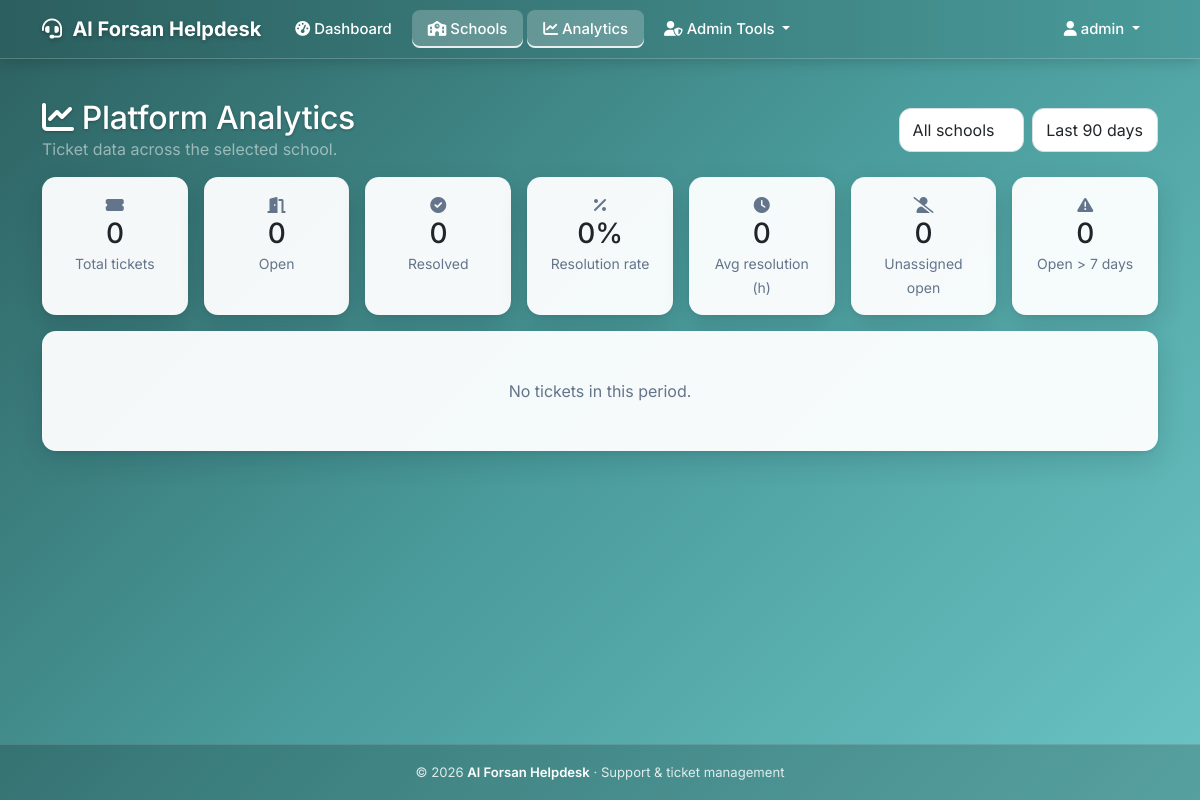
Page /platform/analytics?school_id=1 (signed in) on the earlier database version.
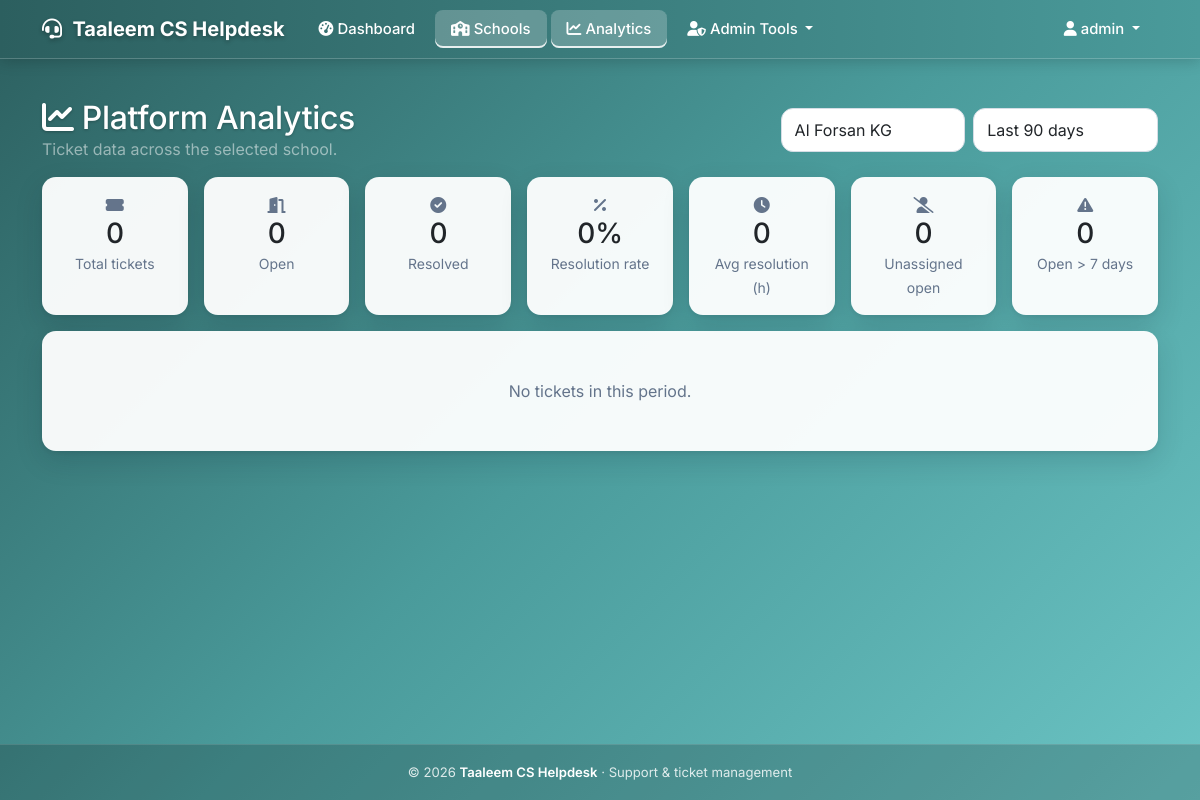
Same page on the later database version.
### models.py (models this page shows)
class SystemSettings(db.Model):
    __tablename__ = 'system_settings'
    id = db.Column(db.Integer, primary_key=True)
    system_name = db.Column(db.String(100), nullable=False, default='Al Qeyam Helpdesk')
    logo_filename = db.Column(db.String(200), nullable=True)
    updated_at = db.Column(db.DateTime, default=utc_now, onupdate=utc_now)

### tenant_views.py (the view, shortened to what this page needs)
@bp.route('/platform/analytics')
@super_admin_required
def analytics():
    from collections import Counter, defaultdict
    from datetime import timedelta
    days = request.args.get('days', 90, type=int)
    if days not in (7, 30, 90, 365, 0):
        days = 90
    school_filter = request.args.get('school_id', type=int)
    now = utc_now().replace(tzinfo=None)
    since = now - timedelta(days=days) if days else None
    schools_ = School.query.order_by(School.name).all()
    names = {s.id: s.name for s in schools_}
    with all_schools():
        q = db.session.query(Ticket.school_id, Ticket.category, Ticket.priority, Ticket.status,
                             Ticket.created_at, Ticket.updated_at, Ticket.assigned_to)
        if since:
            q = q.filter(Ticket.created_at >= since)
        if school_filter:
            q = q.filter(Ticket.school_id == school_filter)
        rows = q.all()
        agent_names = {uid: (full or uname) for uid, uname, full in
                       db.session.query(User.id, User.username, User.full_name)
                       .filter(User.role.in_(AGENT_ROLES))}
    closed_states = ('Resolved', 'Closed')
    by_status, by_category, by_priority = Counter(), Counter(), Counter()
    per_school = defaultdict(lambda: {'total': 0, 'open': 0, 'resolved': 0, 'hours': 0.0, 'timed': 0,
                                      'unassigned': 0, 'overdue': 0})
    trend = Counter()
    agents = defaultdict(lambda: {'assigned': 0, 'resolved': 0})
    cat_by_school = defaultdict(Counter)
    resolution_hours = []
    total = len(rows)
    resolved = sum(v['resolved'] for v in per_school.values())
    kpis = {
        'total': total,
        'open': total - resolved,
        'resolved': resolved,
        'resolution_rate': round(100 * resolved / total, 1) if total else 0,
        'avg_hours': round(sum(resolution_hours) / len(resolution_hours), 1) if resolution_hours else 0,
        'unassigned': sum(v['unassigned'] for v in per_school.values()),
        'overdue': sum(v['overdue'] for v in per_school.values()),
    }
    school_rows = []
    for sid, v in per_school.items():
        school_rows.append({
            'name': names.get(sid, f'#{sid}'), **v,
            'rate': round(100 * v['resolved'] / v['total'], 1) if v['total'] else 0,
            'avg_hours': round(v['hours'] / v['timed'], 1) if v['timed'] else 0})
    school_rows.sort(key=lambda r: -r['total'])
    top_agents = sorted(({'name': agent_names.get(a, f'#{a}'), **v} for a, v in agents.items()),
                        key=lambda r: (-r['resolved'], -r['assigned']))[:10]
    charts = {
        'status': {'labels': list(by_status), 'data': list(by_status.values())},
        'category': {'labels': list(by_category), 'data': list(by_category.values())},
        'priority': {'labels': [p for p in PRIORITIES if p in by_priority],
                     'data': [by_priority[p] for p in PRIORITIES if p in by_priority]},
        'trend': {'labels': sorted(trend), 'data': [trend[k] for k in sorted(trend)]},
        'schools': {'labels': [r['name'] for r in school_rows],
                    'open': [r['open'] for r in school_rows], 'resolved': [r['resolved'] for r in school_rows]},
        'cat_school': {'labels': [r['name'] for r in school_rows],
                       'sets': {c: [cat_by_school[sid][c] for sid in
                                    [next(s.id for s in schools_ if s.name == r['name']) for r in school_rows]]
                                for c in CATEGORIES}},
    }
    return render_template('platform_analytics.html', kpis=kpis, school_rows=school_rows, top_agents=top_agents,
                           charts=charts, schools=schools_, days=days, school_filter=school_filter)

### app.py (called while the page is built)
@login_manager.user_loader
def load_user(user_id):
    try:
        user = unscoped_get(User, int(user_id))
    except (TypeError, ValueError):
        return None
    if not user or not user.is_active:
        return None
    if user.role != ROLE_SUPER_ADMIN:
        school = db.session.get(School, user.school_id) if user.school_id else None
        if not school or not school.is_active:
            return None
    return user

@app.context_processor
def inject_system_settings():
    try:
        school = active_school()
        if school:
            branding = school
            theme = build_theme(school.primary_color, school.secondary_color)
        else:
            branding = _PlatformBranding(SystemSettings.query.first())
            theme = build_theme()
        return {'system_settings': branding, 'current_school': school, 'theme': theme, 'now_year': datetime.now().year}
    except Exception:
        logger.exception('Failed to build branding context')
        return {'system_settings': _PlatformBranding(), 'current_school': None, 'theme': build_theme(), 'now_year': datetime.now().year}

### models.py (called while the page is built)
def utc_now():
    return datetime.now(timezone.utc)

### templates/platform_analytics.html (shortened to what this page needs)
{% extends "base.html" %}
{% block content %}
<div class="d-flex flex-wrap justify-content-between align-items-center mb-3 gap-2">
    <div>
        <h2 class="mb-0"><i class="fas fa-chart-line me-2"></i>Platform Analytics</h2>
        <p class="text-white-50 mb-0">Ticket data across {{ 'the selected school' if school_filter else 'all schools' }}.</p>
    </div>
    <form method="GET" class="d-flex gap-2">
        <select class="form-select" name="school_id" onchange="this.form.submit()">
            <option value="">All schools</option>
            {% for s in schools %}<option value="{{ s.id }}" {% if school_filter == s.id %}selected{% endif %}>{{ s.name }}</option>{% endfor %}
        </select>
        <select class="form-select" name="days" onchange="this.form.submit()">
            {% for v, l in [(7,'Last 7 days'),(30,'Last 30 days'),(90,'Last 90 days'),(365,'Last 12 months'),(0,'All time')] %}
            <option value="{{ v }}" {% if days == v %}selected{% endif %}>{{ l }}</option>{% endfor %}
        </select>
    </form>
</div>
<div class="row g-3 mb-3">
    {% for label, value, icon in [('Total tickets', kpis.total, 'ticket-alt'), ('Open', kpis.open, 'door-open'),
        ('Resolved', kpis.resolved, 'check-circle'), ('Resolution rate', kpis.resolution_rate ~ '%', 'percentage'),
        ('Avg resolution (h)', kpis.avg_hours, 'clock'), ('Unassigned open', kpis.unassigned, 'user-slash'),
        ('Open > 7 days', kpis.overdue, 'exclamation-triangle')] %}
    <div class="col-6 col-md-4 col-xl"><div class="card text-center h-100"><div class="card-body py-3">
        <i class="fas fa-{{ icon }} text-muted mb-1"></i><h3 class="mb-0">{{ value }}</h3><small class="text-muted">{{ label }}</small>
    </div></div></div>
    {% endfor %}
</div>
{% if kpis.total == 0 %}
<div class="card"><div class="card-body text-center text-muted py-5">No tickets in this period.</div></div>
{% endif %}
{% endblock %}

### templates/base.html (shortened to what this page needs)
<!DOCTYPE html>
<html lang="en">
<head>
    <link href="https://cdn.jsdelivr.net/npm/bootstrap@5.3.0/dist/css/bootstrap.min.css" rel="stylesheet">
    <link href="https://cdnjs.cloudflare.com/ajax/libs/font-awesome/6.0.0/css/all.min.css" rel="stylesheet">
</head>
<body>
    <nav class="navbar navbar-expand-xl navbar-dark">
        <div class="container">
            <a class="navbar-brand" href="{{ url_for('dashboard') if current_user.is_authenticated else url_for('index') }}">
                {% if system_settings.logo_filename %}
                    <img src="{{ url_for('static', filename='uploads/' + system_settings.logo_filename) }}" alt="Logo" style="height:32px;width:auto;margin-right:8px;vertical-align:middle;object-fit:contain;">
                {% else %}
                    <i class="fas fa-headset me-2"></i>
                {% endif %}{{ system_settings.system_name }}
            </a>
            <div class="collapse navbar-collapse" id="navbarNav">
                <ul class="navbar-nav me-auto">
                    {% if current_user.is_authenticated %}
                        <li class="nav-item">
                            <a class="nav-link" href="{{ url_for('dashboard') }}">
                                <i class="fas fa-tachometer-alt me-1"></i>Dashboard
                            </a>
                        </li>
                        {% if current_user.role == 'super_admin' %}
                            <li class="nav-item">
                                <a class="nav-link" href="{{ url_for('tenant.platform_dashboard') }}">
                                    <i class="fas fa-school me-1"></i>Schools
                                </a>
                            </li>
                            <li class="nav-item">
                                <a class="nav-link" href="{{ url_for('tenant.analytics') }}">
                                    <i class="fas fa-chart-line me-1"></i>Analytics
                                </a>
                            </li>
                        {% endif %}
                        {% if current_user.role in ['admin', 'super_admin'] %}
                            <li class="nav-item dropdown">
                                <a class="nav-link dropdown-toggle" href="#" id="adminDropdown" role="button" data-bs-toggle="dropdown">
                                    <i class="fas fa-user-shield me-1"></i>Admin Tools
                                </a>
                            </li>
                        {% endif %}
                    {% endif %}
                </ul>
                <ul class="navbar-nav">
                    {% if current_user.is_authenticated %}
                        <li class="nav-item dropdown">
                            <a class="nav-link dropdown-toggle" href="#" id="navbarDropdown" role="button" data-bs-toggle="dropdown">
                                <i class="fas fa-user me-1"></i>{{ current_user.username }}
                            </a>
                        </li>
                    {% else %}
                        <li class="nav-item">
                            <a class="nav-link" href="{{ url_for('login') }}">
                                <i class="fas fa-sign-in-alt me-1"></i>Login
                            </a>
                        </li>
                    {% endif %}
                </ul>
            </div>
        </div>
    </nav>
    <main class="container main-content" style="padding-top: 0.5rem;">
        {% block content %}{% endblock %}
    </main>
    <footer class="site-footer">
        <div class="container">
            &copy; {{ now_year }} <a href="{{ url_for('index') }}">{{ system_settings.system_name }}</a>
            &middot; Support &amp; ticket management
        </div>
    </footer>
</body>
</html>

Differences in the rows shown:
changed SystemSettings: system_name "Al Forsan Helpdesk" → "Taaleem CS Helpdesk"
Other differences:
form field school_id: "All schools" → "Al Forsan KG"
